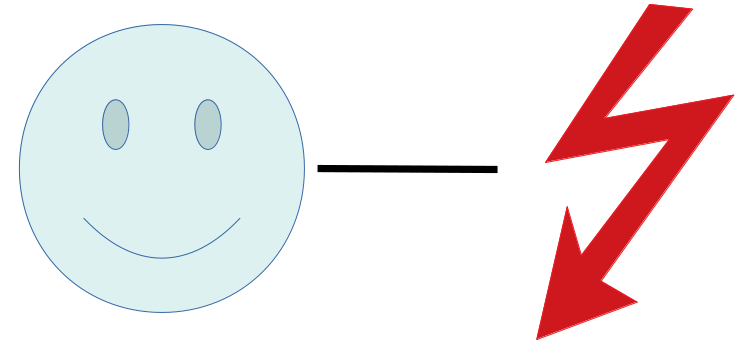
%> input picture DIP_HW2/funny.png, 742 x 344 px
$ octave HW2_Q2.m   (GNU Octave 9; MATLAB toolbox functions it lacks are replaced by stand-ins)
%> lines starting %> are read from the running program, lines starting %| are printed output that depends on the picture; in (x1, y1, x2, y2) boxes, pixels count from 0 and x2, y2 are one past the last pixel; in counts of white or black regions, pixels touching at a corner belong together; the program's own positions count from 1
Pic=imread('funny.png');
%> Pic is the input picture: size 344x742x3 uint8; mean R, G, B 240.2, 231.2, 232
BinaryPic=im2bw(Pic,0.99);                       %set a threshold
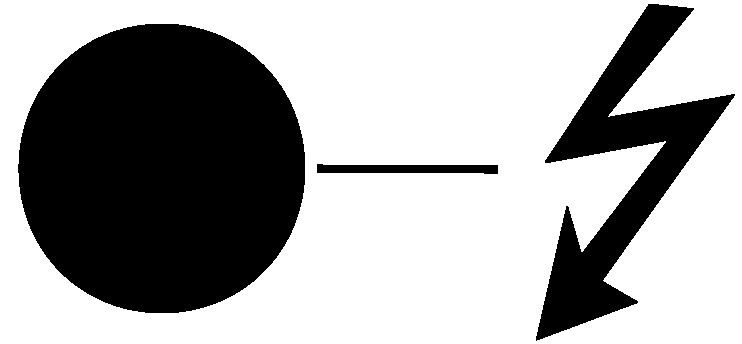
%> BinaryPic: size 344x742 logical; 65.5% white; 3 black regions, box (x1, y1, x2, y2) and area: (18, 24, 305, 313) 65891, (536, 4, 735, 341) 20707, (317, 164, 498, 174) 1468
subplot(3,1,2),imshow(BinaryPic)                 %show the image
title('binary image')


InversePic=~BinaryPic;                           %inverse picture

subplot(3,1,1),imshow(InversePic);               %show the image
title('Inverse image')

se = strel('disk',6);                            % test several times
ThirdPic=imclose(BinaryPic,se);
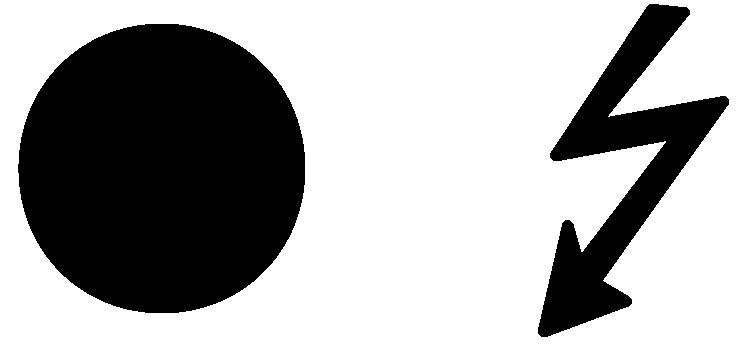
%> ThirdPic: size 344x742 logical; 66.2% white; 2 black regions, box (x1, y1, x2, y2) and area: (18, 24, 305, 313) 65889, (538, 4, 729, 337) 20455
subplot(3,1,3),imshow(ThirdPic)                  %show the image
title('Third image')
